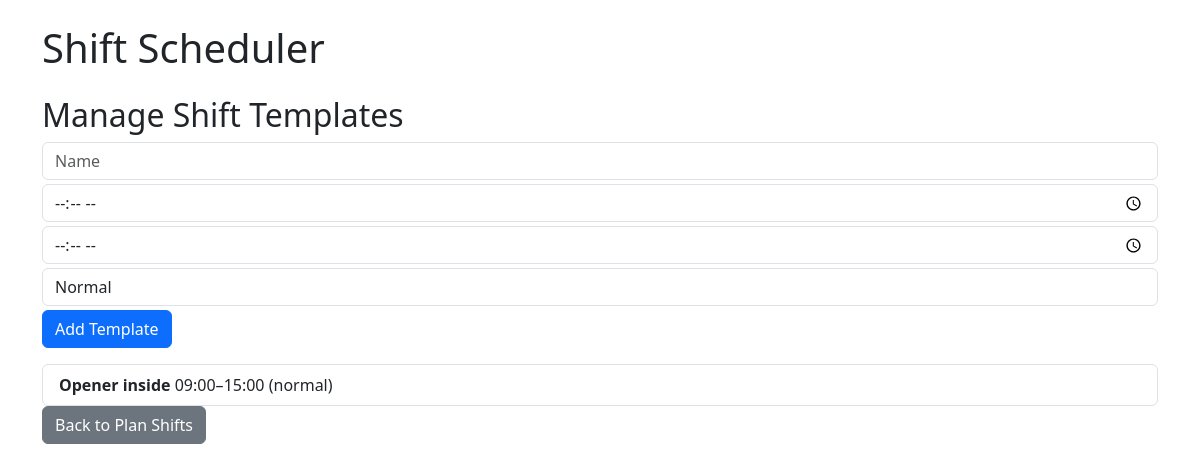
The app's page /shift_templates, older data.
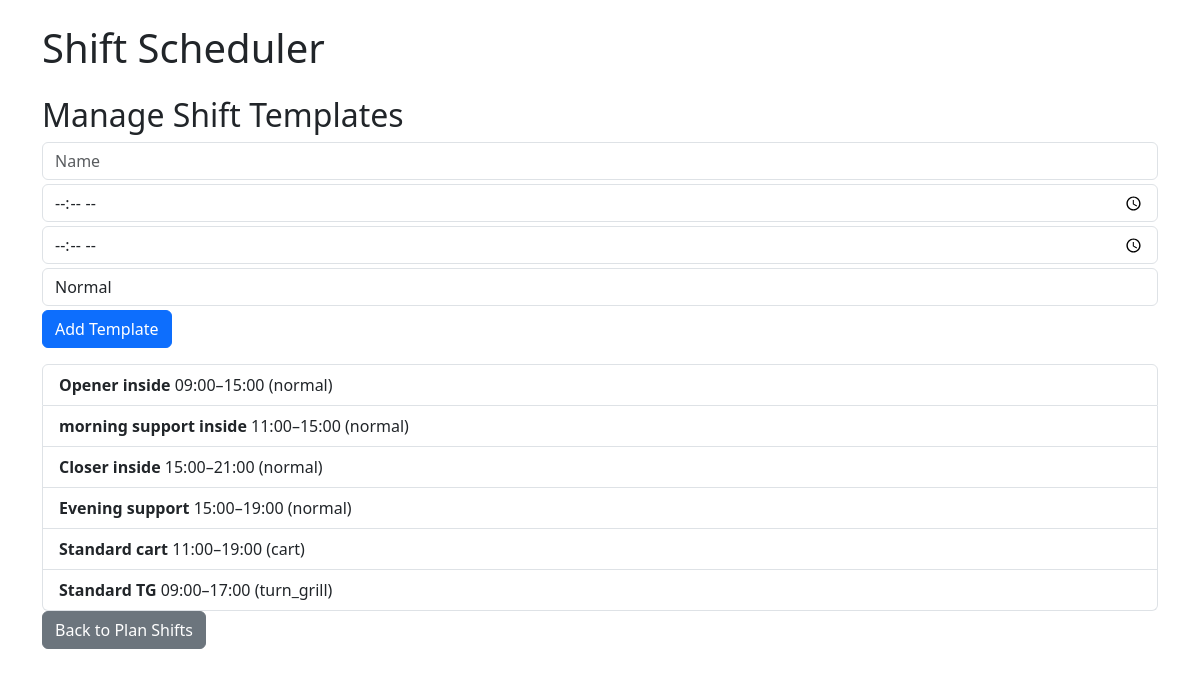
The same page, newer data.
### models.py (models this page shows)
class ShiftTemplate(db.Model):
    id = db.Column(db.Integer, primary_key=True)
    name = db.Column(db.String(50), nullable=False)   # e.g. "Opener"
    start_time = db.Column(db.Time, nullable=False)
    end_time = db.Column(db.Time, nullable=False)
    role_type = db.Column(db.String(20), default="normal")

### app.py (the view, shortened to what this page needs)
@app.route("/shift_templates", methods=["GET", "POST"])
def shift_templates():
    templates = ShiftTemplate.query.all()
    return render_template("shift_templates.html", templates=templates, now=date.today())

### templates/shift_templates.html (shortened to what this page needs)
{% extends "base.html" %}
{% block content %}
<h2>Manage Shift Templates</h2>
<form method="POST" class="mb-3">
    <input type="text" name="name" placeholder="Name" required class="form-control mb-1">
    <input type="time" name="start_time" required class="form-control mb-1">
    <input type="time" name="end_time" required class="form-control mb-1">
    <select name="role_type" class="form-control mb-1">
        <option value="normal">Normal</option>
    </select>
    <button type="submit" class="btn btn-primary">Add Template</button>
</form>
<ul class="list-group">
{% for t in templates %}
    <li class="list-group-item">
        <strong>{{ t.name }}</strong>
        {{ t.start_time.strftime("%H:%M") }}–{{ t.end_time.strftime("%H:%M") }} ({{ t.role_type }})
    </li>
{% endfor %}
</ul>
<a href="{{ url_for('plan_schedule', year=now.year, month=now.month) }}" class="btn btn-secondary mb-3">Back to Plan Shifts</a>
{% endblock %}

### templates/base.html (shortened to what this page needs)
<!DOCTYPE html>
<html lang="en">
<head>
    <link rel="stylesheet" href="https://cdn.jsdelivr.net/npm/bootstrap@5.3.0/dist/css/bootstrap.min.css">
</head>
<body class="p-4">
    <div class="container">
        <h1 class="mb-4">Shift Scheduler</h1>
        {% block content %}{% endblock %}
    </div>
</body>
</html>

Row changes from the older to the newer data that the page shows:
added ShiftTemplate: name "morning support inside", start_time "11:00", end_time "15:00", role_type "normal"
added ShiftTemplate: name "Closer inside", start_time "15:00", end_time "21:00", role_type "normal"
added ShiftTemplate: name "Evening support", start_time "15:00", end_time "19:00", role_type "normal"
added ShiftTemplate: name "Standard cart", start_time "11:00", end_time "19:00", role_type "cart"
added ShiftTemplate: name "Standard TG", start_time "09:00", end_time "17:00", role_type "turn_grill"
